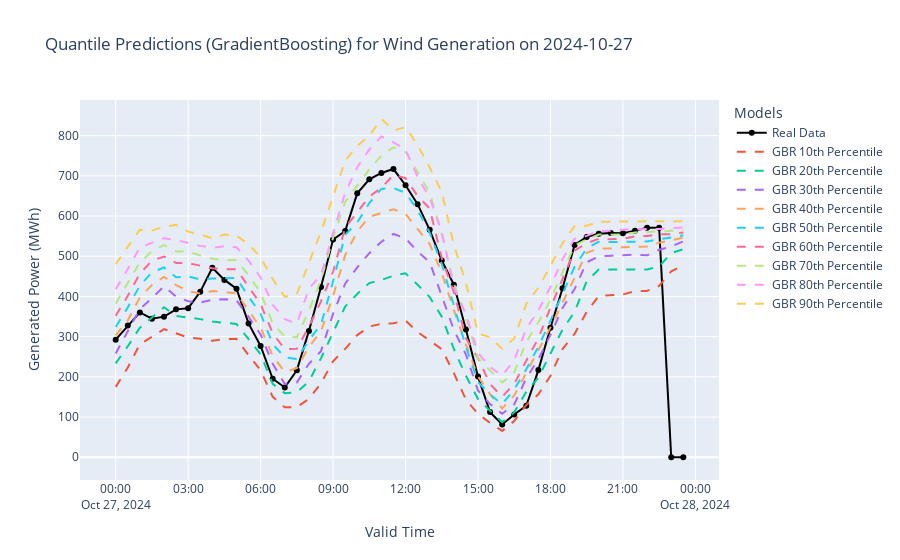

Here is the notebook cell this chart was saved with:
### Code cell
date = pd.to_datetime('2024-10-27').tz_localize('UTC')


sample_data = df_combined[df_combined['valid_datetime'].dt.date == date.date()]
custom_data = sample_data[['WindSpeed:100_dwd', 'PowerOutput_full', 'generation_mw', 'generation_solar_mwh']]

fig1 = go.Figure()
fig1.add_trace(go.Scatter(
    x=sample_data['valid_datetime'], 
    y=sample_data['total_generation_mwh'], 
    mode='lines+markers', 
    name='Real Data', 
    line=dict(color='black'),
    customdata=custom_data,  # Add custom data to hover
    hovertemplate='generation: %{y:.3f}<br>PowerOutput_opt: %{customdata[1]:.3f}<br>WindSpeed:100_dwd: %{customdata[0]:.3f}<br>generation_mw: %{customdata[2]:.3f}<br>generation_solar_mwh: %{customdata[3]:.3f}<extra></extra>'
))
for quantile in quantiles:
    fig1.add_trace(go.Scatter(
        x=sample_data['valid_datetime'],
        y=sample_data[f'generation_mw_quantile_{quantile}'],
        mode='lines',
        name=f'GBR {int(quantile * 10)}th Percentile',
        line=dict(dash='dash')
    ))

fig1.update_layout(
    title=f"Quantile Predictions (GradientBoosting) for Wind Generation on {date.date()}",
    xaxis_title="Valid Time",
    yaxis_title="Generated Power (MWh)",
    hovermode="x unified",
    legend_title="Models"
)

fig1.show()
